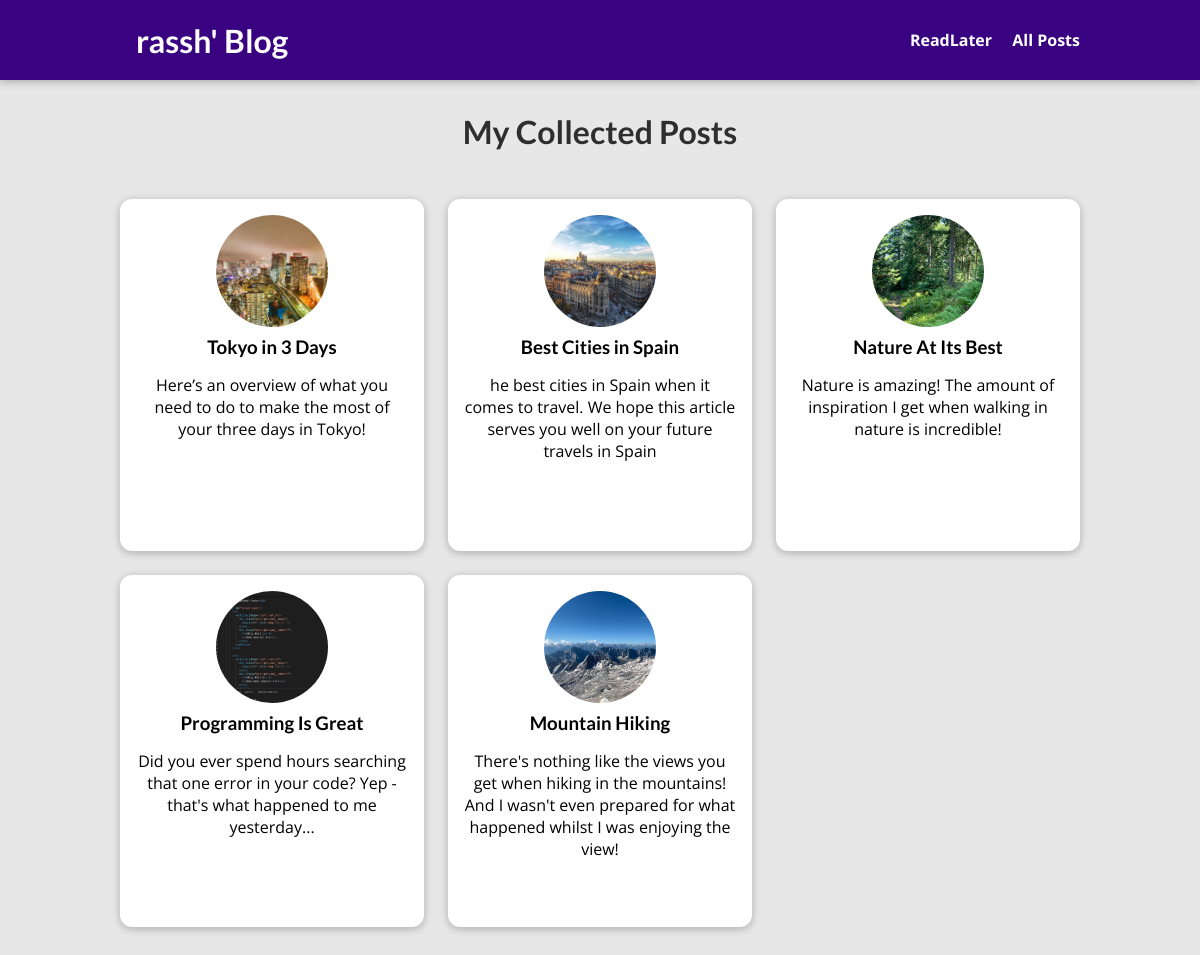
The page /posts on the database its author committed.
### mblog/models.py (models this page shows, shortened)
class Post(models.Model):
    title = models.CharField(max_length=20)
    excerpt = models.CharField(max_length=200)
    image = models.ImageField(upload_to="posts",null=True)
    author = models.ForeignKey(Author, on_delete=models.SET_NULL,null=True)
    date = models.DateTimeField()
    slug = models.SlugField(unique=True)
    content = models.TextField()
    tags = models.ManyToManyField(Tag)

### mblog/views.py (the view)
# urls.py: path('posts',views.AllPostView.as_view(), name = 'post'),
class AllPostView(ListView):
    template_name = "all-post.html"
    model = Post
    ordering = ["-date"]
    context_object_name = "all_post"

### template/all-post.html (shortened to what this page needs)
{% extends "base.html" %}
{% block css_files %}
  <link rel="stylesheet" href="/static/posts.css" />
  <link rel="stylesheet" href="/static/all-posts.css" />
{% endblock %}
{% block content %}
<section id="all-posts">
    <h2> My Collected Posts</h2>
    <ul>
      {% for post in all_post %}
        {% include 'posts.html' %}
      {% endfor %}
    </ul>
</section>
{% endblock %}

### template/posts.html
<li>
  <article class="post">
    <a href="{% url 'post-detail' post.slug %}">
      <img src="{{ post.image.url }}" alt="{{ post.title }}""
      />
      <div class="post__content">
        <h3>{{ post.title }}</h3>
        <p>
          {{ post.excerpt }}
        </p>
      </div>
    </a>
  </article>
</li>

### static/basedesign.css (style rules this page uses)
* { box-sizing: border-box; }
html { font-family: 'Open Sans', 'Lato', sans-serif; }
body { margin: 0; }
h1, h2, h3 { font-family: 'Lato', sans-serif; font-weight: bold; }

### static/posts.css (style rules this page uses)
.post { display: flex; flex-direction: column; align-items: center; text-align: center; }
.post a { text-decoration: none; color: black; transition: all 0.2s ease; padding: 1rem; }
.post img { width: 5rem; height: 5rem; object-fit: cover; border-radius: 50%; }
.post h3 { margin: 0.25rem 0; }

### static/all-posts.css (style rules this page uses)
body { background-color: #e7e7e7; }
#all-posts { margin: 7rem auto; width: 90%; max-width: 60rem; }
#all-posts h2 { text-align: center; font-size: 2rem; color: #2e2e2e; margin: 3rem 0; }
ul { list-style: none; margin: 0; padding: 0; display: grid; grid-template-columns: repeat(auto-fill, minmax(17rem, 1fr)); gap: 1.5rem; }
.post img { width: 7rem; height: 7rem; }
.post a { height: 22rem; transform-origin: center; box-shadow: 0 2px 8px rgba(0, 0, 0, 0.25); border-radius: 12px; background-color: white; }

### rows shown on the page
Post: image (picture), title "Tokyo in 3 Days", excerpt "Here’s an overview of what you need to do to make the most of your three days in Tokyo!"
Post: image (picture), title "Best Cities in Spain", excerpt "he best cities in Spain when it comes to travel. We hope this article serves you well on your future travels in Spain"
Post: image (picture), title "Nature At Its Best", excerpt "Nature is amazing! The amount of inspiration I get when walking in nature is incredible!"
Post: image (picture), title "Programming Is Great", excerpt "Did you ever spend hours searching that one error in your code? Yep - that's what happened to me yesterday..."
Post: image (picture), title "Mountain Hiking", excerpt "There's nothing like the views you get when hiking in the mountains! And I wasn't even prepared for what happened whilst I was enjoying the view!"
